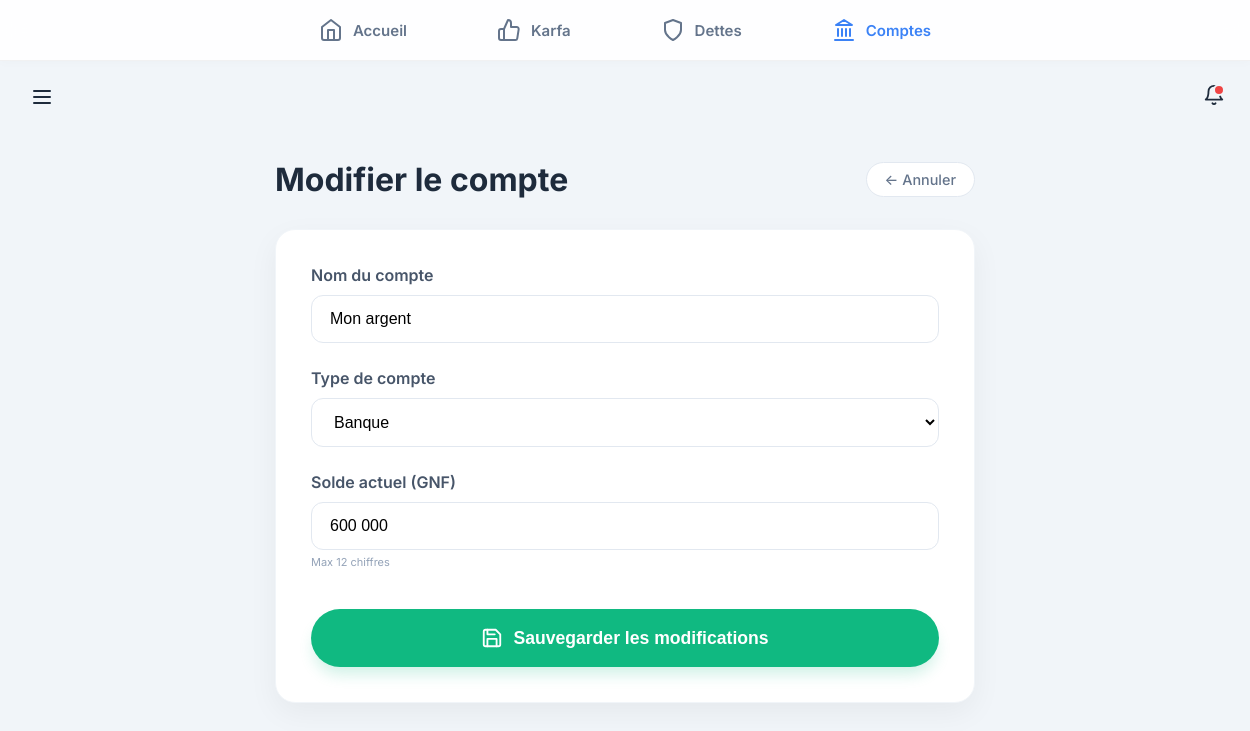
/comptes/modifier/4/ (signed in), run on an earlier commit of the app's database.
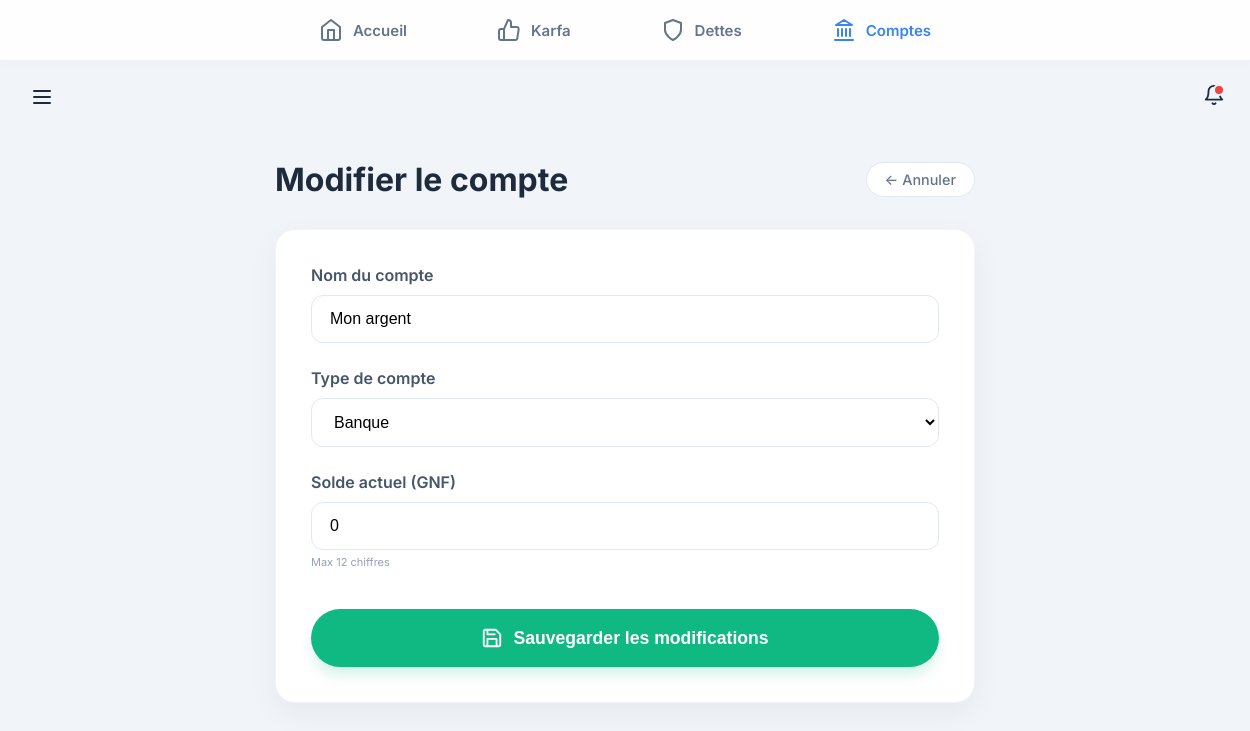
And on a later commit of the database.
### backend/modules/comptes/models/argent.py (models this page shows, shortened)
class CompteArgent(models.Model):
    TYPE_CHOIX = [
        ('BANQUE', 'Banque'),
        ('MOBILE_MONEY', 'Mobile Money'),
        ('CASH', 'Espèces'),
        ('DETTE', 'Dettes'),
        ('AUTRE', 'Autre'),
    ]
    nom = models.CharField(max_length=50) # Retrait de unique=True car plusieurs utilisateurs peuvent avoir un compte "Cash"
    cree_par = models.ForeignKey('auth.User', on_delete=models.CASCADE, related_name='comptes_argent', null=True)
    type_compte = models.CharField(max_length=20, choices=TYPE_CHOIX)
    solde = models.DecimalField(max_digits=12, decimal_places=0, default=0)
    dette_liee = models.ForeignKey('dettes.Dette', on_delete=models.SET_NULL, null=True, blank=True, related_name='comptes_argent_lies')
    date_creation = models.DateTimeField(auto_now_add=True)
    archive = models.BooleanField(default=False)
    date_archivage = models.DateTimeField(null=True, blank=True)

### backend/modules/comptes/views/form.py (the view)
# urls.py: path('modifier/<int:id>/', modifier_compte, name='modifier_compte'),
@login_required
def modifier_compte(request, id):
    type_param = request.GET.get('type')
    if type_param == 'or':
        compte = get_object_or_404(CompteOr, id=id, cree_par=request.user)
        type_compte = 'or'
        form_class = CompteOrForm
    elif type_param == 'argent':
        compte = get_object_or_404(CompteArgent, id=id, cree_par=request.user)
        type_compte = 'argent'
        form_class = CompteArgentForm
    else:
        try:
            compte = CompteArgent.objects.get(id=id, cree_par=request.user)
            type_compte = 'argent'
            form_class = CompteArgentForm
        except CompteArgent.DoesNotExist:
            compte = get_object_or_404(CompteOr, id=id, cree_par=request.user)
            type_compte = 'or'
            form_class = CompteOrForm
    if request.method == 'POST':
        if type_compte == 'argent':
            form = form_class(request.POST, instance=compte, user=request.user)
        else:
            form = form_class(request.POST, instance=compte)
        if form.is_valid():
            form.save()
            messages.success(request, f"Compte '{compte.nom}' mis à jour.")
            return redirect(f"{redirect('comptes:detail_compte', id=id).url}?type={type_compte}")
    else:
        if type_compte == 'argent':
            form = form_class(instance=compte, user=request.user)
        else:
            form = form_class(instance=compte)
    return render(request, 'modules/comptes/form.html', {
        'form': form,
        'compte': compte,
        'modifier': True,
        'nature': type_compte
    })

### backend/modules/comptes/forms.py
class CompteArgentForm(forms.ModelForm):
    class Meta:
        model = CompteArgent
        fields = ['nom', 'type_compte', 'solde', 'dette_liee']
        widgets = {
            'solde': forms.TextInput(attrs={'oninput': 'formatMontant(this)', 'inputmode': 'numeric'}),
        }
    def __init__(self, *args, **kwargs):
        user = kwargs.pop('user', None)
        super().__init__(*args, **kwargs)
        if user:
            from modules.dettes.models import Dette
            self.fields['dette_liee'].queryset = Dette.objects.filter(cree_par=user, archive=False)
            self.fields['dette_liee'].label = "Lier à une dette existante (Optionnel)"
            self.fields['dette_liee'].required = False

### backend/modules/core/templatetags/custom_filters.py (called while the page is built)
@register.filter
def milliers(value):
    try:
        num = float(value)
        if num == int(num):
            return f"{int(num):,}".replace(",", " ")
        return f"{num:,.3f}".rstrip('0').rstrip('.').replace(",", " ").replace(".", ",")
    except:
        return value

### frontend/templates/modules/comptes/form.html (shortened to what this page needs)
{% extends "base.html" %}
{% load static %}
{% load custom_filters %}
{% block content %}
<div style="max-width: 700px; margin: 0 auto; padding: 20px;">
    <div style="display: flex; justify-content: space-between; align-items: center; margin-bottom: 30px;">
        <h1 style="margin: 0; color: #1e2b3c;">{% if modifier %}Modifier le compte{% else %}Nouveau compte{% endif %}
        </h1>
        <a href="{% url 'comptes:liste_comptes' %}"
            style="background: white; border: 1px solid #e2e8f0; color: #64748b; padding: 8px 18px; border-radius: 30px; text-decoration: none; font-weight: 500; font-size: 0.9em; transition: all 0.2s;">
            ← Annuler
        </a>
    </div>
    <div
        style="background: white; border-radius: 20px; padding: 35px; box-shadow: 0 10px 30px rgba(0,0,0,0.05); border: 1px solid #f1f5f9;">
        <form method="POST">
            <div style="margin-bottom: 25px;">
                <label for="nom" style="display: block; margin-bottom: 10px; font-weight: 600; color: #475569;">Nom du
                    compte</label>
                <input type="text" name="nom" id="nom" required value="{{ compte.nom|default:'' }}"
                    placeholder="Ex: Coffre-fort, Compte Orange Money..."
                    style="width: 100%; padding: 14px 18px; border-radius: 12px; border: 1px solid #e2e8f0; outline: none; font-size: 1em; transition: all 0.2s; box-sizing: border-box;">
            </div>
            <div id="fields-argent" {% if modifier and nature == 'or' %}style="display: none;" {% endif %}>
                <div style="margin-bottom: 25px;">
                    <label for="type_argent"
                        style="display: block; margin-bottom: 10px; font-weight: 600; color: #475569;">Type de
                        compte</label>
                    <select name="type_compte" id="type_argent" onchange="checkTypeDette(this.value)"
                        style="width: 100%; padding: 14px 18px; border-radius: 12px; border: 1px solid #e2e8f0; outline: none; font-size: 1em; background: white; cursor: pointer; box-sizing: border-box;">
                        <option value="BANQUE" {% if compte.type_compte == 'BANQUE' %}selected{% endif %}>Banque</option>
                    </select>
                </div>
                <div style="margin-bottom: 25px;">
                    <label for="solde" style="display: block; margin-bottom: 10px; font-weight: 600; color: #475569;">
                        Solde {% if modifier %}actuel{% else %}initial{% endif %} (GNF)
                    </label>
                    <input type="text" name="solde" id="solde" value="{{ compte.solde|stringformat:'d'|default:'0' }}"
                        inputmode="numeric" oninput="formatMontant(this)"
                        style="width: 100%; padding: 14px 18px; border-radius: 12px; border: 1px solid #e2e8f0; outline: none; font-size: 1em; box-sizing: border-box;">
                    <small style="color: #94a3b8; font-size: 11px; margin-top: 5px; display: block;">Max 12 chiffres</small>
                </div>
            </div>
            <div style="margin-top: 40px;">
                <button type="submit"
                    style="width: 100%; background: #10b981; color: white; padding: 18px; border: none; border-radius: 30px; font-size: 1.1em; font-weight: 700; cursor: pointer; transition: all 0.3s ease; display: inline-flex; align-items: center; justify-content: center; gap: 10px; box-shadow: 0 10px 15px -3px rgba(16, 185, 129, 0.2);"
                    onmouseover="this.style.background='#059669'; this.style.transform='translateY(-2px)';"
                    onmouseout="this.style.background='#10b981'; this.style.transform='translateY(0)';">
                    {% if modifier %}Sauvegarder les modifications{% else %}Créer le compte{% endif %}
                </button>
            </div>
        </form>
    </div>
</div>
<link rel="stylesheet" href="{% static 'css/comptes.css' %}">
{% endblock %}

What changed in the data, as far as the page shows it:
changed CompteArgent "Mon argent": solde "600 000" → "0"
